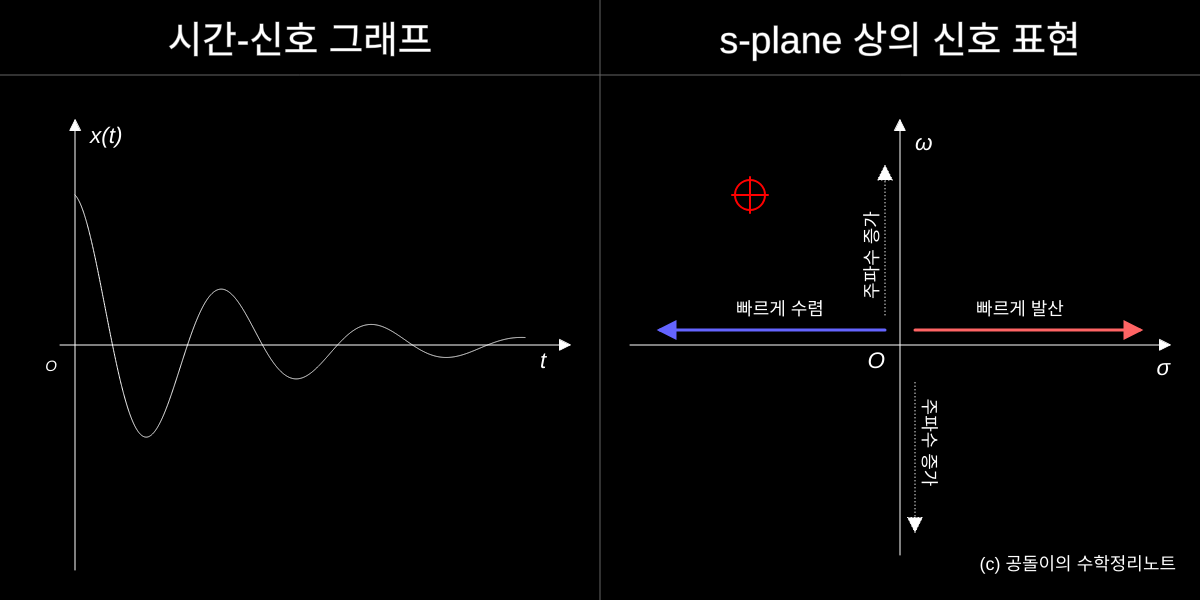
Frame 1 (no input)
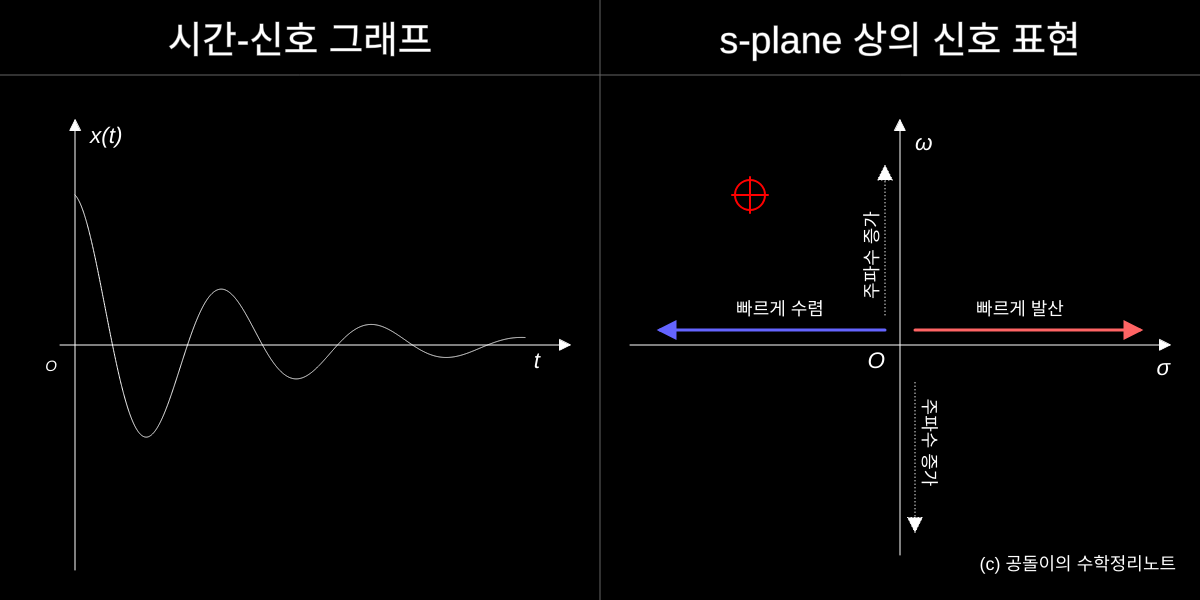
Frame 60 (no input)
Frame 120 (the mouse pressed at the canvas centre since frame 60): identical to frame 60, image omitted

The p5.js sketch that drew these frames (run headless with seeded random() and noise() and a simulated clock; from frame 60 on, the mouse is pressed at the canvas centre):

// p5.js sketch
// ── sketch.js
var scl;
var sig = [];
var t = []
fs = 500;

var dragging = false; // 물체가 dragged 되고 있는가?
var rollover = false; // 마우스가 원 위에 위치해 있는가?
var circle_x, circle_y, circle_r; // 움직일 원의 위치와 사이즈
var offsetX, offsetY; // mouse offset

function setup() {
     createCanvas(windowWidth, windowWidth / 2);
     scl = width / 8;
     for (let i = 0; i < 3; i += 1 / fs) {
          t.push(i)
     }
     for (let i = 0; i < t.length; i++) {
          sig.push(
               cos(2 * PI * 1 * t[i]) * exp(-1 * t[i])
          )
     }

     left_O_x = 50 / 800 * width;
     left_O_y = (height - 30 + 80 / 800 * width) / 2;
     right_O_x = 3 / 4 * width;
     right_O_y = (height - 30 + 80 / 800 * width) / 2;

     ////////////// drag될 원에 대한 정의 ////////////////////
     // 위치는 오른쪽 면의 축의 원점 기준으로 위치를 잡고자 함.
     // starting position
     circle_x = -1;
     circle_y = 1;
     // circle size
     circle_r = 0.2;
}

function draw() {
     background(0);

     // titles 그리기
     plotTitles();

     // 좌, 우측 axes 그리기
     plotAxes();

     // Mouse Dragging에 관한 함수
     mouseDragToMoveAPoint();

     // 왼쪽 패널에 코사인 함수 그려놓기
     plotTimeSignal();

     fill(255);
     textAlign(RIGHT)
     textSize(12 / 800 * width)
     text('(c) 공돌이의 수학정리노트', width * 0.98, height * 0.95)

     push();
     translate(right_O_x + 0.1 * scl, right_O_y - 0.1 * scl)
     scale(1,-1)
     drawArrowAbsCoord(0, 0, 1.5 * scl , 0, 255, 100, 100, 3)
     scale(1, -1)
     textAlign(CENTER)
     text('빠르게 발산', 0.7 * scl, - 0.1 * scl)
     pop();
     
     push();
     translate(right_O_x - 0.1 * scl, right_O_y - 0.1 * scl)
     scale(1,-1)
     
     drawArrowAbsCoord(0, 0, -1.5 * scl , 0, 100, 100, 255, 3)
     scale(1, -1)
     textAlign(CENTER)
     text('빠르게 수렴', - 0.7 * scl, - 0.1 * scl)
     pop();

     push();
     translate(right_O_x - 0.1 * scl, right_O_y - 0.2 * scl)
     scale(1,-1)
     drawingContext.setLineDash([0.5, 3]); // 점선 효과 주기
     drawArrowAbsCoord(0, 0, 0, 1 * scl, 255, 255, 255, 1)
     scale(1, -1)
     rotate(-HALF_PI)
     textAlign(CENTER)
     text('주파수 증가', 0.4 * scl, - 0.05 * scl)
     pop();

     push();
     translate(right_O_x + 0.1 * scl, right_O_y + 0.25 * scl)
     scale(1,-1)
     drawingContext.setLineDash([0.5, 3]); // 점선 효과 주기
     drawArrowAbsCoord(0, 0, 0, - 1 * scl, 255, 255, 255, 1)
     scale(1, -1)
     rotate(HALF_PI)
     textAlign(CENTER)
     text('주파수 증가', 0.4 * scl, - 0.05 * scl)
     pop();

}

function drawArrowAbsCoord(x1, y1, x2, y2, c1, c2, c3, w) {
     push();
     strokeWeight(w);
     stroke(c1, c2, c3);
     fill(c1, c2, c3);
     line(x1, y1, x2, y2); //draw a line beetween the vertices
     let offset = 10 / 800 * width;
     let angle = atan2(y1 - y2, x1 - x2); //gets the angle of the line
     translate(x2, y2); //translates to the destination vertex
     rotate(angle - HALF_PI); //rotates the arrow point
     triangle(-offset * 0.5, offset, offset * 0.5, offset, 0, 0); //draws the arrow point as a triangle
     pop();
}

function mouseDragToMoveAPoint() {
     push();
     translate(right_O_x, right_O_y);
     scale(1, -1);
     newMouseX = mouseX - right_O_x;
     newMouseY = -1 * (mouseY - right_O_y);

     if (
          ((circle_x * scl - newMouseX) ** 2 + (circle_y * scl - newMouseY) ** 2) < (circle_r * scl) ** 2) {
          rollover = true;
     } else {
          rollover = false;
     }
     if (dragging) {
          circle_x = newMouseX / scl + offsetX;
          circle_y = newMouseY / scl + offsetY;
     }
     // console.log(dragging)
     noFill()
     stroke(255, 0, 0)
     strokeWeight(2)
     ellipse(circle_x * scl, circle_y * scl, circle_r * scl, circle_r * scl);
     line(scl * (circle_x - circle_r * 0.6), scl * circle_y, scl * (circle_x + circle_r * 0.6), scl * circle_y)
     line(scl * (circle_x), scl * (circle_y - circle_r * 0.6), scl * (circle_x), scl * (circle_y + circle_r * 0.6))
     pop();
}


function mousePressed() {
     if (
          ((circle_x * scl - newMouseX) ** 2 + (circle_y * scl - newMouseY) ** 2) < (circle_r * scl) ** 2) {
          dragging = true;
     }

     offsetX = (circle_x * scl - newMouseX) / scl
     offsetY = (circle_y * scl - newMouseY) / scl
}

function mouseReleased() {
     dragging = false;
}


function plotTimeSignal() {
     sig = []
     for (let i = 0; i < t.length; i++) {
          sig.push(
               cos(2 * PI * circle_y * t[i]) * exp(circle_x * t[i])
          )
     }

     push();
     stroke(255);
     noFill();
     translate(50 / 800 * width, (height - 30 + 80 / 800 * width) / 2);
     scale(1, -1);
     beginShape();
     for (i = 0; i < sig.length; i++) {
          vertex(t[i] * scl, sig[i] * scl);
     }
     endShape();
     pop();
}

function plotTitles() {
     push();
     stroke(100);
     line(width / 2, 0, width / 2, height);
     line(0, 50 / 800 * width, width, 50 / 800 * width);
     fill(255);
     textAlign(CENTER);
     textSize(25 / 800 * width);
     text('시간-신호 그래프', width / 4, 35 / 800 * width);
     text('s-plane 상의 신호 표현', 3 / 4 * width, 35 / 800 * width);
     pop();
}

function plotAxes() {

     // triangle의 크기
     let offset = 7 / 800 * width;

     // //////////////////////// 왼쪽 pannel에 axes 그려주기///////////////////////////
     push();
     stroke(255);
     line(50 / 800 * width, 80 / 800 * width, 50 / 800 * width, height - 30);
     triangle(50 / 800 * width, 80 / 800 * width, 50 / 800 * width - 1 / 2 * offset, 80 / 800 * width + offset, 50 / 800 * width + 1 / 2 * offset, 80 / 800 * width + offset);
     line((50 - 10) / 800 * width, (height - 30 + 80 / 800 * width) / 2, width / 2 - 20 / 800 * width, (height - 30 + 80 / 800 * width) / 2);
     pop();

     push();
     stroke(255);
     translate(width / 2 - 20 / 800 * width, (height - 30 + 80 / 800 * width) / 2);
     rotate(-PI / 2);
     triangle(0, 0, -1 / 2 * offset, -offset, 1 / 2 * offset, -offset);
     pop();


     // 원점에 O 글자 써주기
     push();
     fill(255);
     translate(50 / 800 * width, (height - 30 + 80 / 800 * width) / 2);
     textAlign(RIGHT)
     textStyle(ITALIC);
     textSize(15);
     text('O', -12 / 800 * width, 17 / 800 * width);
     pop();

     // x축에 't' 글자 써주기
     push();
     fill(255);
     translate(width / 2 - 50 / 800 * width, (height - 30 + 80 / 800 * width) / 2);
     textSize(15 / 800 * width);
     textStyle(ITALIC)
     text('t', 10 / 800 * width, 15 / 800 * width)
     pop();

     // y축에 'x(t)' 글자 써주기
     push();
     fill(255);
     translate(50 / 800 * width, 80 / 800 * width);
     textSize(15 / 800 * width);
     textStyle(ITALIC)
     textAlign(LEFT);
     text('x(t)', 10 / 800 * width, 15 / 800 * width)
     pop();

     // //////////////오른쪽 pannel에 axes 그려주기///////////////////////////
     // x축
     push();
     stroke(255);
     line(width / 2 + 20 / 800 * width, (height - 30 + 80 / 800 * width) / 2, width - 20 / 800 * width, (height - 30 + 80 / 800 * width) / 2);
     translate(width - 20 / 800 * width, (height - 30 + 80 / 800 * width) / 2)
     rotate(-PI / 2);
     triangle(0, 0, -1 / 2 * offset, -offset, 1 / 2 * offset, -offset);
     pop();

     // y축
     push();
     stroke(255);
     line(3 / 4 * width, 80 / 800 * width, 3 / 4 * width, height - 30 / 800 * width)
     translate(3 / 4 * width, 80 / 800 * width)
     rotate(PI)
     triangle(0, 0, -1 / 2 * offset, -offset, 1 / 2 * offset, -offset);
     pop();

     // 원점에 O 써주기
     push();
     translate(3 / 4 * width, (height - 20 + 80 / 800 * height) / 2)
     fill(255);
     textStyle(ITALIC)
     textAlign(RIGHT, TOP)
     textSize(15 / 800 * width);
     text('O', -10 / 800 * width, 20 / 800 * width)
     pop();

     // x 축에 σ 글씨 써주기
     push();
     translate(width - 20 / 800 * width, (height - 30 + 80 / 800 * width) / 2)
     fill(255)
     textStyle(ITALIC)
     textAlign(RIGHT)
     textSize(15 / 800 * width)
     text('σ', 0, 20 / 800 * width)
     pop();

     // y 축에 ω 글씨 써주기
     push();
     translate(3 / 4 * width, 80 / 800 * width)
     fill(255)
     textStyle(ITALIC)
     textAlign(LEFT)
     textSize(15 / 800 * width)
     text('ω', 10 / 800 * width, 20 / 800 * width)
     pop();

}
